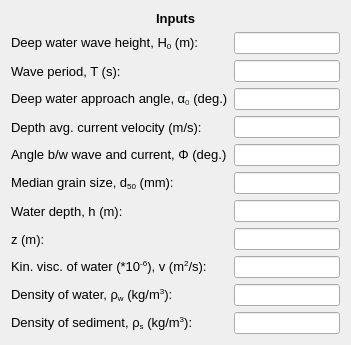
     <widget class="QWidget" name="formLayoutWidget_16">
      <property name="geometry">
       <rect>
        <x>20</x>
        <y>30</y>
        <width>351</width>
        <height>310</height>
       </rect>
      </property>
      <layout class="QFormLayout" name="formLayout_18">
       <item row="1" column="0" colspan="2">
        <widget class="QLabel" name="inputs_lbl_4">
         <property name="font">
          <font>
           <family>MS Shell Dlg 2</family>
           <pointsize>10</pointsize>
           <weight>75</weight>
           <bold>true</bold>
          </font>
         </property>
         <property name="text">
          <string>&lt;html&gt;&lt;head/&gt;&lt;body&gt;&lt;p align=&quot;center&quot;&gt;Inputs&lt;/p&gt;&lt;/body&gt;&lt;/html&gt;</string>
         </property>
        </widget>
       </item>
       <item row="2" column="0">
        <widget class="QLabel" name="H0_wpc_lbl">
         <property name="font">
          <font>
           <family>MS Shell Dlg 2</family>
           <pointsize>10</pointsize>
          </font>
         </property>
         <property name="text">
          <string>&lt;html&gt;&lt;head/&gt;&lt;body&gt;&lt;p&gt;Deep water wave height, H&lt;span style=&quot; vertical-align:sub;&quot;&gt;0&lt;/span&gt; (m):&lt;/p&gt;&lt;/body&gt;&lt;/html&gt;</string>
         </property>
        </widget>
       </item>
       <item row="2" column="1">
        <widget class="QLineEdit" name="H0_wpc_txt"/>
       </item>
       <item row="3" column="0">
        <widget class="QLabel" name="T_wpc_lbl">
         <property name="font">
          <font>
           <family>MS Shell Dlg 2</family>
           <pointsize>10</pointsize>
          </font>
         </property>
         <property name="text">
          <string>Wave period, T (s):</string>
         </property>
        </widget>
       </item>
       <item row="3" column="1">
        <widget class="QLineEdit" name="T_wpc_txt"/>
       </item>
       <item row="4" column="0">
        <widget class="QLabel" name="alpha0_wpc_lbl">
         <property name="font">
          <font>
           <family>MS Shell Dlg 2</family>
           <pointsize>10</pointsize>
           <weight>50</weight>
           <bold>false</bold>
           <strikeout>false</strikeout>
           <kerning>true</kerning>
          </font>
         </property>
         <property name="text">
          <string>&lt;html&gt;&lt;head/&gt;&lt;body&gt;&lt;p&gt;Deep water approach angle, α&lt;span style=&quot; font-family:'sans-serif'; color:#202122; background-color:#f8f9fa; vertical-align:sub;&quot;&gt;0&lt;/span&gt; (deg.)&lt;/p&gt;&lt;/body&gt;&lt;/html&gt;</string>
         </property>
        </widget>
       </item>
       <item row="4" column="1">
        <widget class="QLineEdit" name="alpha0_wpc_txt"/>
       </item>
       <item row="7" column="0">
        <widget class="QLabel" name="d50_wpc_lbl">
         <property name="font">
          <font>
           <family>MS Shell Dlg 2</family>
           <pointsize>10</pointsize>
           <weight>50</weight>
           <bold>false</bold>
           <strikeout>false</strikeout>
           <kerning>true</kerning>
          </font>
         </property>
         <property name="text">
          <string>&lt;html&gt;&lt;head/&gt;&lt;body&gt;&lt;p&gt;Median grain size, d&lt;span style=&quot; vertical-align:sub;&quot;&gt;50&lt;/span&gt; (mm):&lt;/p&gt;&lt;/body&gt;&lt;/html&gt;</string>
         </property>
        </widget>
       </item>
       <item row="7" column="1">
        <widget class="QLineEdit" name="d50_wpc_txt"/>
       </item>
       <item row="8" column="0">
        <widget class="QLabel" name="h_wpc_lbl">
         <property name="font">
          <font>
           <family>MS Shell Dlg 2</family>
           <pointsize>10</pointsize>
           <weight>50</weight>
           <bold>false</bold>
           <strikeout>false</strikeout>
           <kerning>true</kerning>
          </font>
         </property>
         <property name="text">
          <string>Water depth, h (m):</string>
         </property>
        </widget>
       </item>
       <item row="8" column="1">
        <widget class="QLineEdit" name="h_wpc_txt"/>
       </item>
       <item row="9" column="0">
        <widget class="QLabel" name="z_wpc_lbl">
         <property name="font">
          <font>
           <family>MS Shell Dlg 2</family>
           <pointsize>10</pointsize>
          </font>
         </property>
         <property name="text">
          <string>z (m):</string>
         </property>
        </widget>
       </item>
       <item row="9" column="1">
        <widget class="QLineEdit" name="z_wpc_txt"/>
       </item>
       <item row="10" column="0">
        <widget class="QLabel" name="nu_wpc_lbl">
         <property name="font">
          <font>
           <family>MS Shell Dlg 2</family>
           <pointsize>10</pointsize>
          </font>
         </property>
         <property name="text">
          <string>&lt;html&gt;&lt;head/&gt;&lt;body&gt;&lt;p&gt;Kin. visc. of water (*10&lt;span style=&quot; vertical-align:super;&quot;&gt;-6&lt;/span&gt;), v (m&lt;span style=&quot; vertical-align:super;&quot;&gt;2&lt;/span&gt;/s):&lt;/p&gt;&lt;/body&gt;&lt;/html&gt;</string>
         </property>
        </widget>
       </item>
       <item row="10" column="1">
        <widget class="QLineEdit" name="nu_wpc_txt"/>
       </item>
       <item row="11" column="0">
        <widget class="QLabel" name="ro_wpc_lbl">
         <property name="font">
          <font>
           <family>MS Shell Dlg 2</family>
           <pointsize>10</pointsize>
          </font>
         </property>
         <property name="text">
          <string>&lt;html&gt;&lt;head/&gt;&lt;body&gt;&lt;p&gt;Density of water, ρ&lt;span style=&quot; vertical-align:sub;&quot;&gt;w&lt;/span&gt; (kg/m&lt;span style=&quot; vertical-align:super;&quot;&gt;3&lt;/span&gt;):&lt;/p&gt;&lt;/body&gt;&lt;/html&gt;</string>
         </property>
        </widget>
       </item>
       <item row="11" column="1">
        <widget class="QLineEdit" name="ro_wpc_txt"/>
       </item>
       <item row="12" column="0">
        <widget class="QLabel" name="ro_s_wpc_lbl">
         <property name="font">
          <font>
           <family>MS Shell Dlg 2</family>
           <pointsize>10</pointsize>
          </font>
         </property>
         <property name="text">
          <string>&lt;html&gt;&lt;head/&gt;&lt;body&gt;&lt;p&gt;Density of sediment, ρ&lt;span style=&quot; vertical-align:sub;&quot;&gt;s&lt;/span&gt; (kg/m&lt;span style=&quot; vertical-align:super;&quot;&gt;3&lt;/span&gt;):&lt;/p&gt;&lt;/body&gt;&lt;/html&gt;</string>
         </property>
        </widget>
       </item>
       <item row="12" column="1">
        <widget class="QLineEdit" name="ro_s_wpc_txt"/>
       </item>
       <item row="5" column="0">
        <widget class="QLabel" name="Ubar_wpc_lbl">
         <property name="font">
          <font>
           <family>MS Shell Dlg 2</family>
           <pointsize>10</pointsize>
          </font>
         </property>
         <property name="text">
          <string>Depth avg. current velocity (m/s):</string>
         </property>
        </widget>
       </item>
       <item row="5" column="1">
        <widget class="QLineEdit" name="Ubar_wpc_txt"/>
       </item>
       <item row="6" column="0">
        <widget class="QLabel" name="fi_wpc_lbl">
         <property name="font">
          <font>
           <family>MS Shell Dlg 2</family>
           <pointsize>10</pointsize>
          </font>
         </property>
         <property name="text">
          <string>&lt;html&gt;&lt;head/&gt;&lt;body&gt;&lt;p&gt;Angle b/w wave and current, Φ (deg.)&lt;/p&gt;&lt;/body&gt;&lt;/html&gt;</string>
         </property>
        </widget>
       </item>
       <item row="6" column="1">
        <widget class="QLineEdit" name="fi_wpc_txt"/>
       </item>
      </layout>
     </widget>
